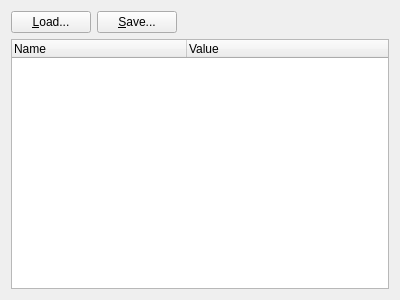
<?xml version="1.0" encoding="UTF-8"?>
<ui version="4.0">
 <class>Form</class>
 <widget class="QWidget" name="Form">
  <property name="geometry">
   <rect>
    <x>0</x>
    <y>0</y>
    <width>400</width>
    <height>300</height>
   </rect>
  </property>
  <property name="windowTitle">
   <string>Form</string>
  </property>
  <layout class="QVBoxLayout" name="verticalLayout">
   <item>
    <layout class="QHBoxLayout" name="configTabButtons_container">
     <item>
      <widget class="QPushButton" name="loadConfig">
       <property name="text">
        <string>&amp;Load...</string>
       </property>
      </widget>
     </item>
     <item>
      <widget class="QPushButton" name="saveConfig">
       <property name="text">
        <string>&amp;Save...</string>
       </property>
      </widget>
     </item>
     <item>
      <spacer name="configTab_spacer">
       <property name="orientation">
        <enum>Qt::Horizontal</enum>
       </property>
       <property name="sizeHint" stdset="0">
        <size>
         <width>40</width>
         <height>20</height>
        </size>
       </property>
      </spacer>
     </item>
    </layout>
   </item>
   <item>
    <widget class="QTreeWidget" name="configTree">
     <attribute name="headerMinimumSectionSize">
      <number>175</number>
     </attribute>
     <attribute name="headerDefaultSectionSize">
      <number>175</number>
     </attribute>
     <column>
      <property name="text">
       <string>Name</string>
      </property>
     </column>
     <column>
      <property name="text">
       <string>Value</string>
      </property>
     </column>
    </widget>
   </item>
  </layout>
 </widget>
 <resources/>
 <connections/>
</ui>
